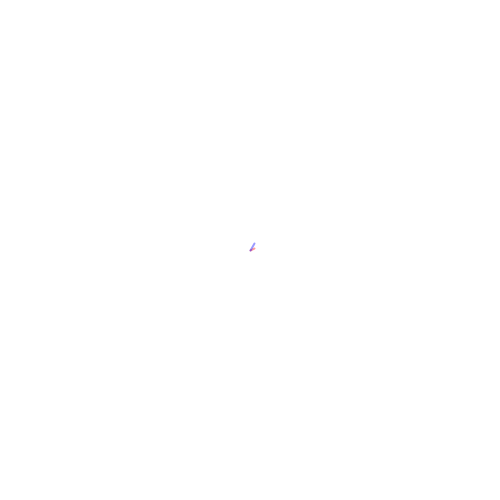
Frame 1 (no input)
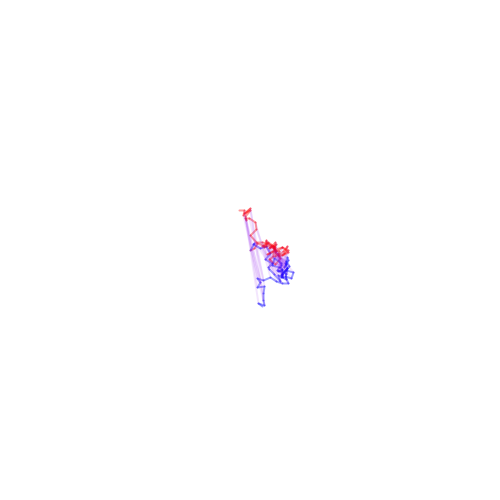
Frame 60 (the mouse pressed at the canvas centre just before this capture)
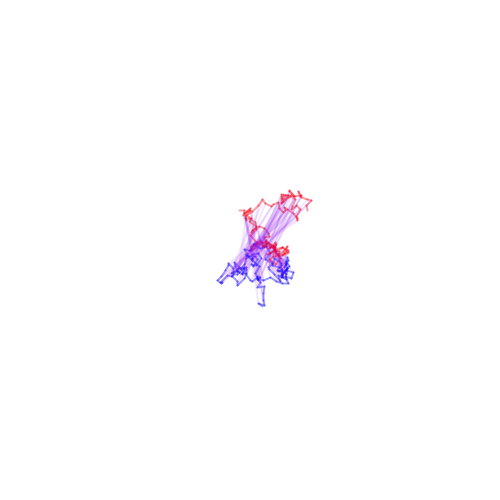
Frame 120 (the mouse held since frame 60 and released just before this capture)

The Processing sketch that drew these frames (run headless with seeded random() and noise(); from frame 60 on, the mouse is pressed at the canvas centre):

// Processing sketch: processing_35778
// ── processing_35778.pde

int x,y, x1, y1;
int a,b,a1,b1;

void setup()
{
  size(500,500);
  background(255);
  x1=250;
  y1=250;
  a1=250;
  b1=250;
  frameRate(100);
}
void draw()
{
  y=y1+(height/70)-int(random(height/33));
  x=x1+(width/70)-int(random(width/33));
  b=b1+(height/70)-int(random(height/33));
  a=a1+(width/70)-int(random(width/33));
  strokeWeight(2);
  stroke(255,0,0,100);
  line(x1,y1,x,y);
  stroke(0,0,255,100);
  line(a1,b1,a,b);
  stroke(128,0,230,25);
  line(a1,b1,x1,y1);
  x1=x;
  y1=y;
  b1=b;
  a1=a;
}
void mousePressed()
{
  background(255);
  x1=mouseX;
  y1=mouseY;
  a1=mouseX;
  b1=mouseY;
}
